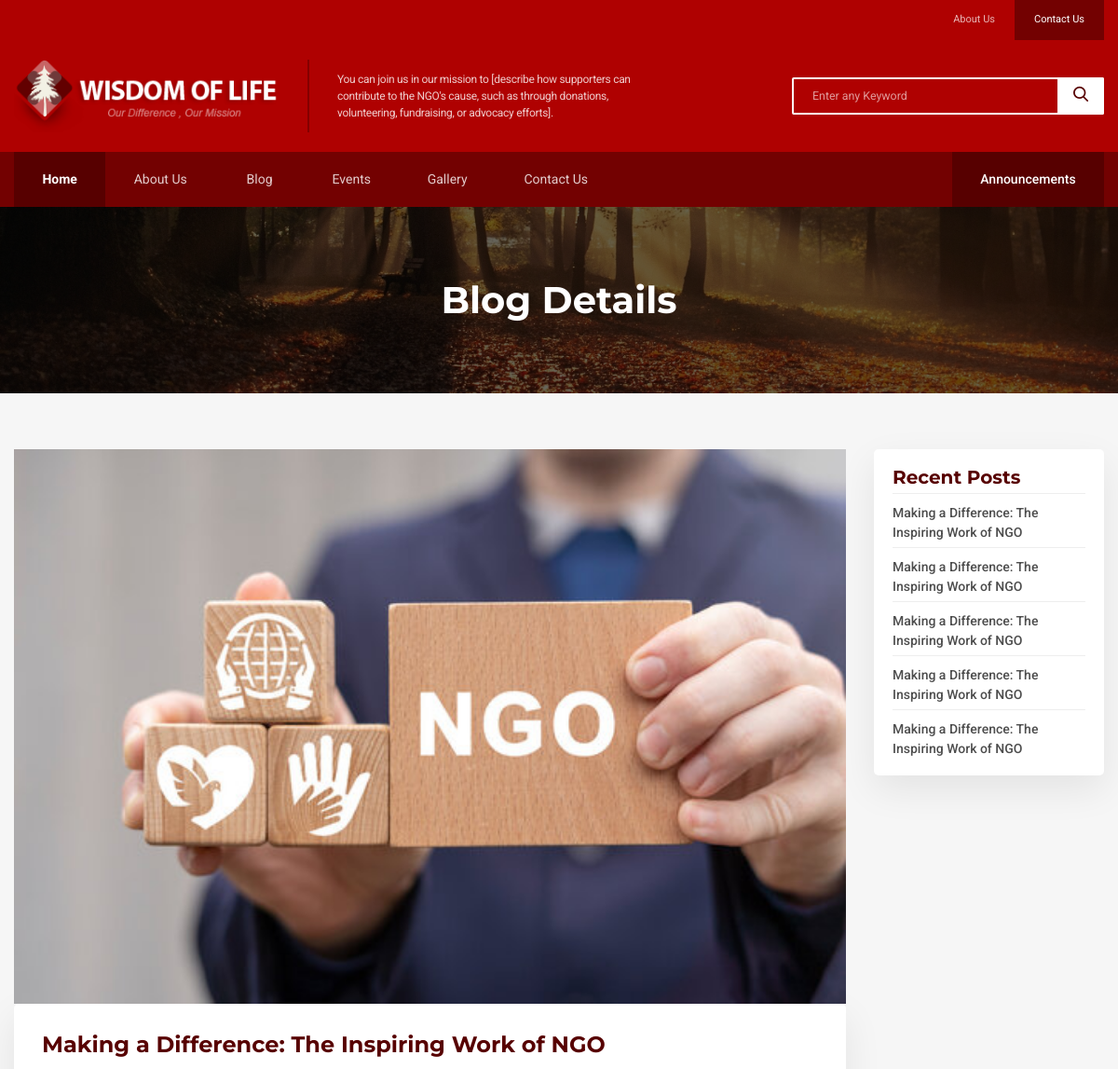
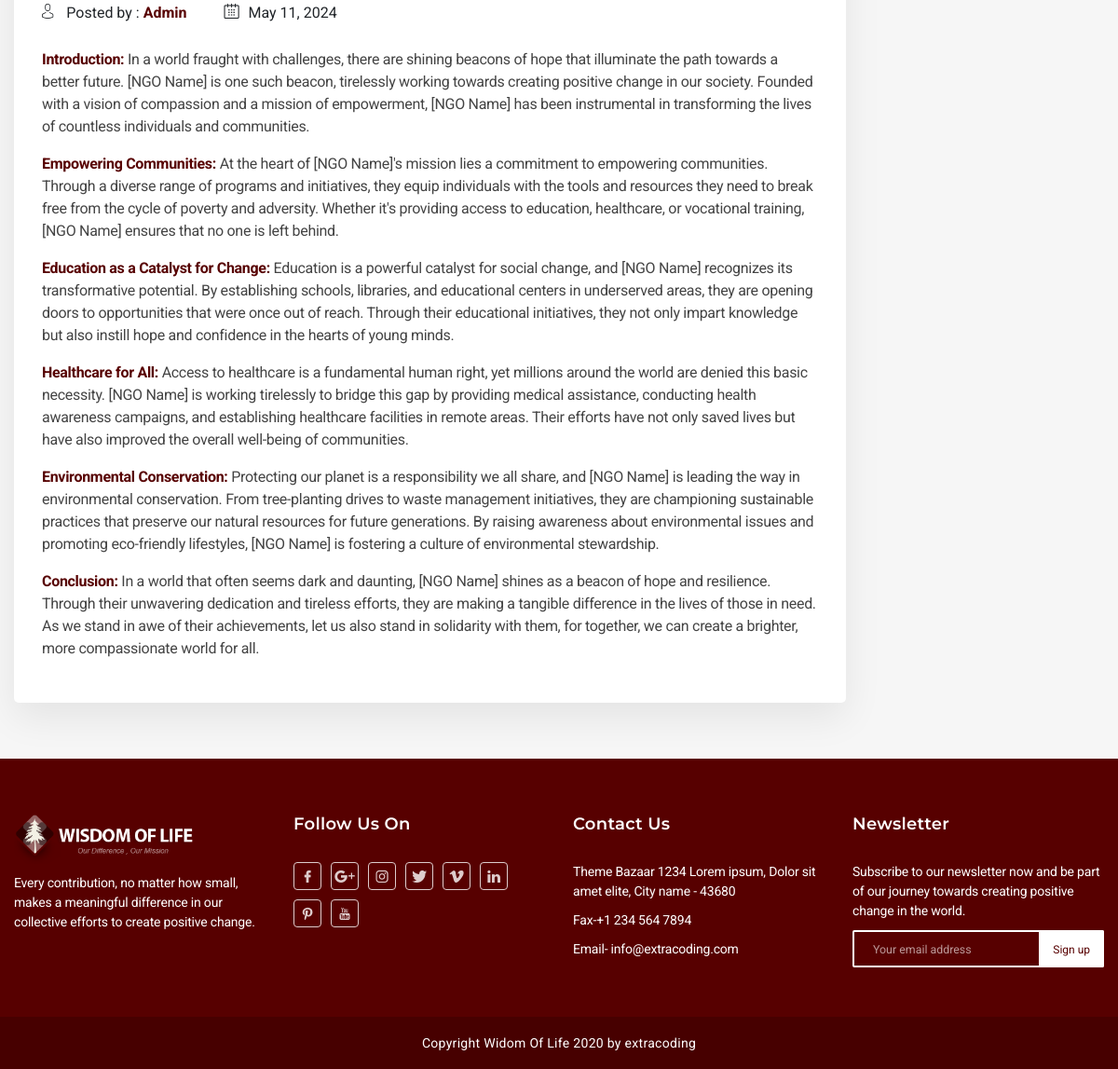
Screenshot of /blog-detail/1/ with the database file from the repository (2 pictures, top to bottom).
### mainApp/models.py (models this page shows, shortened)
class BlogPost(models.Model):
    id = models.AutoField(primary_key=True)
    title = models.CharField(max_length=1000)
    content = RichTextField()
    date = models.DateField(auto_now=False)
    image = models.ImageField(upload_to="uploads/")

### mainApp/views.py (the view)
# urls.py: path("blog-detail/<int:id>/", views.blogDetailPage),
def blogDetailPage(Request,id):
    blddata = BlogPost.objects.get(id=id)
    blsdata = BlogPost.objects.all().order_by("id").reverse()[:10]
    return render(Request,"blog-detail.html",{"blddata":blddata,"blsdata":blsdata})

### mainApp/templates/blog-detail.html (shortened to what this page needs)
{%extends "index.html"%}
{%load static%}
{%block body%}
        <div class="hero hero--sm"
            style="background-image:url( {%static 'wp-content/themes/wisdom-of-life/assets/img/blog-hero.jpg'%});">
            <div class="container">
                <div class="content">
                    <h1>Blog Details</h1>
                </div>
            </div>
        </div>
        <main>
            <div class="content-wrapper container">
                <div class="inner-content">
                    <div id="primary" class="content-group content-group--column-2">
                        <div class="content">
                            <div class="featured-image">
                                <img src="{{blddata.image.url}}" width="100%" alt="">
                            </div>
                            <div class="block block--article block--article-view pt-0">
                                <article id="post-1976"
                                    class="post-1976 post type-post status-publish format-standard has-post-thumbnail hentry category-child-abuse category-children category-uk">
                                    <div class="headline">
                                        <h1>{{blddata.title}}</h1>
                                    </div>
                                    <div class="publish-data">
                                        <div class="author"><i class="icon icon-avatar"></i> <span>Posted by :
                                                <strong>Admin</strong></span>
                                        </div>
                                        <div class="date">
                                            <i class="icon icon-calendar"></i><span>{{blddata.date}}</span>
                                        </div>
                                    </div>
                                    <div class="article-body">
                                        <p>{{blddata.content|safe}}</p>
                                    </div>
                                </article>
                            </div>
                        </div>
                        <aside id="secondary" class="sidebar sidebar-widgets">
                            <div id="block-3" class="widget block block--sidebar widget_block">
                                <div class="wp-block-group">
                                    <div
                                        class="wp-block-group__inner-container is-layout-flow wp-block-group-is-layout-flow">
                                        <h2 class="wp-block-heading">Recent Posts</h2>
                                        <ul class="wp-block-latest-posts__list wp-block-latest-posts">
                                            <li></li>
                                            {%for i in blsdata%}
                                            <li><a class="wp-block-latest-posts__post-title"
                                                href="/blog-detail/{{i.id}}">{{i.title}}</a>
                                            </li>
                                            {%endfor%}
                                        </ul>
                                    </div>
                                </div>
                            </div>
                        </aside>
                    </div>
                </div>
            </div>
        </main>
{%endblock%}

### mainApp/static/wp-content/uploads/elementor/css/post-8cfc6.css (style rules this page uses)
.elementor-kit-8 { --e-global-color-primary:#6EC1E4;--e-global-color-secondary:#54595F;--e-global-color-text:#7A7A7A;--e-global-color-accent:#61CE70;--e-global-typography-primary-font-family:"Roboto";--e-global-typography-primary-font-weight:600;--e-global-typography-secondary-font-family:"Roboto Slab";--e-global-typography-secondary-font-weight:400;--e-global-typography-text-font-family:"Roboto";--e-global-typography-text-font-weight:400;--e-global-typography-accent-font-family:"Roboto";--e-global-typography-accent-font-weight:500; }

### rows the page displays
BlogPost: image (picture), title "Making a Difference: The Inspiring Work of NGO", date "May 11, 2024", content "Introduction: In a world fraught with challenges, there are shining beacons of hope that illuminate the path towards a better future. [NGO Name] is one such beacon, tirelessly working towards creating positive change in our society. Founded with a vision of compassion and a mission of empowerment, [NGO Name] has been instrumental in transforming the lives of countless individuals and communities. Empowering Communities: At the heart of [NGO Name]'s mission lies a commitment to empowering communities. Through a diverse range of programs and initiatives, they equip individuals with the tools and resources they need to break free from the cycle of poverty and adversity. Whether it's providing…"
BlogPost: title "Making a Difference: The Inspiring Work of NGO"
BlogPost: title "Making a Difference: The Inspiring Work of NGO"
BlogPost: title "Making a Difference: The Inspiring Work of NGO"
BlogPost: title "Making a Difference: The Inspiring Work of NGO"
